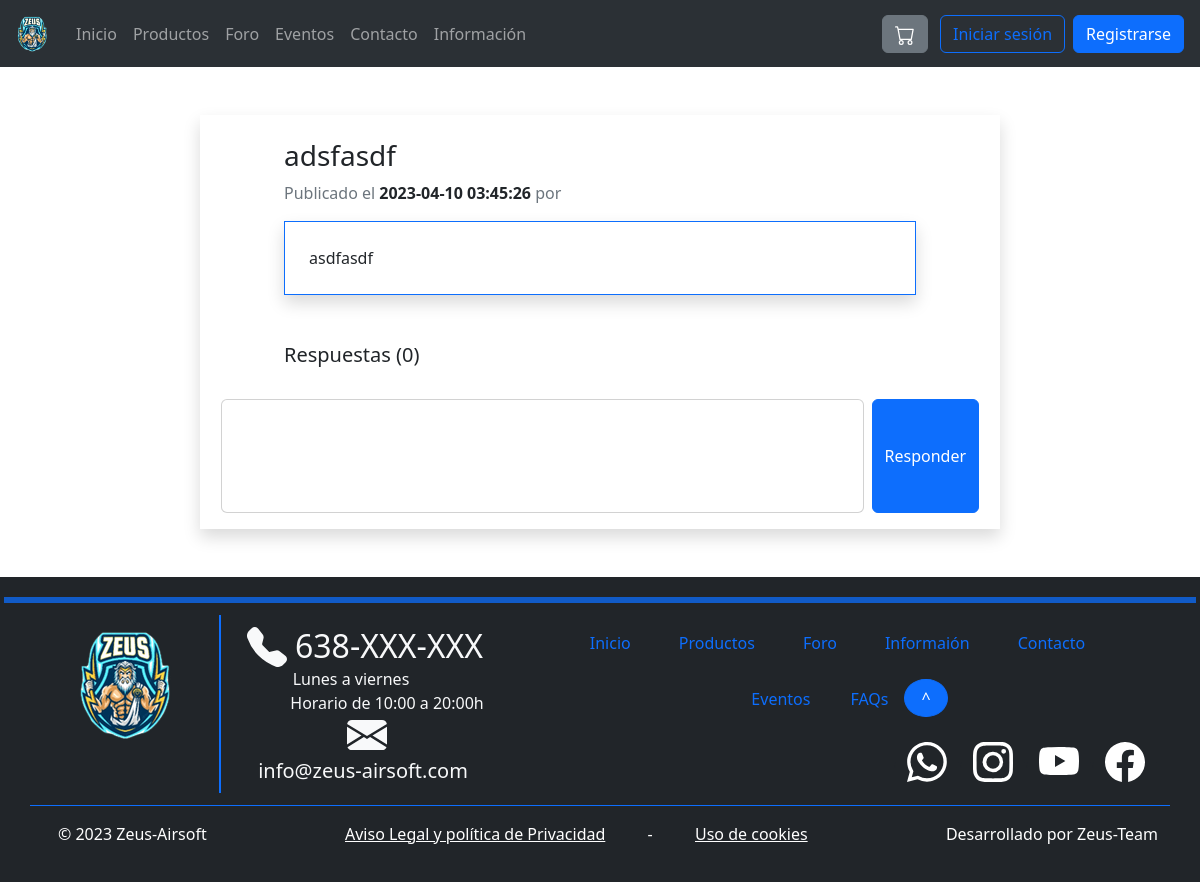
/question.php, run on an earlier commit of the app's database.
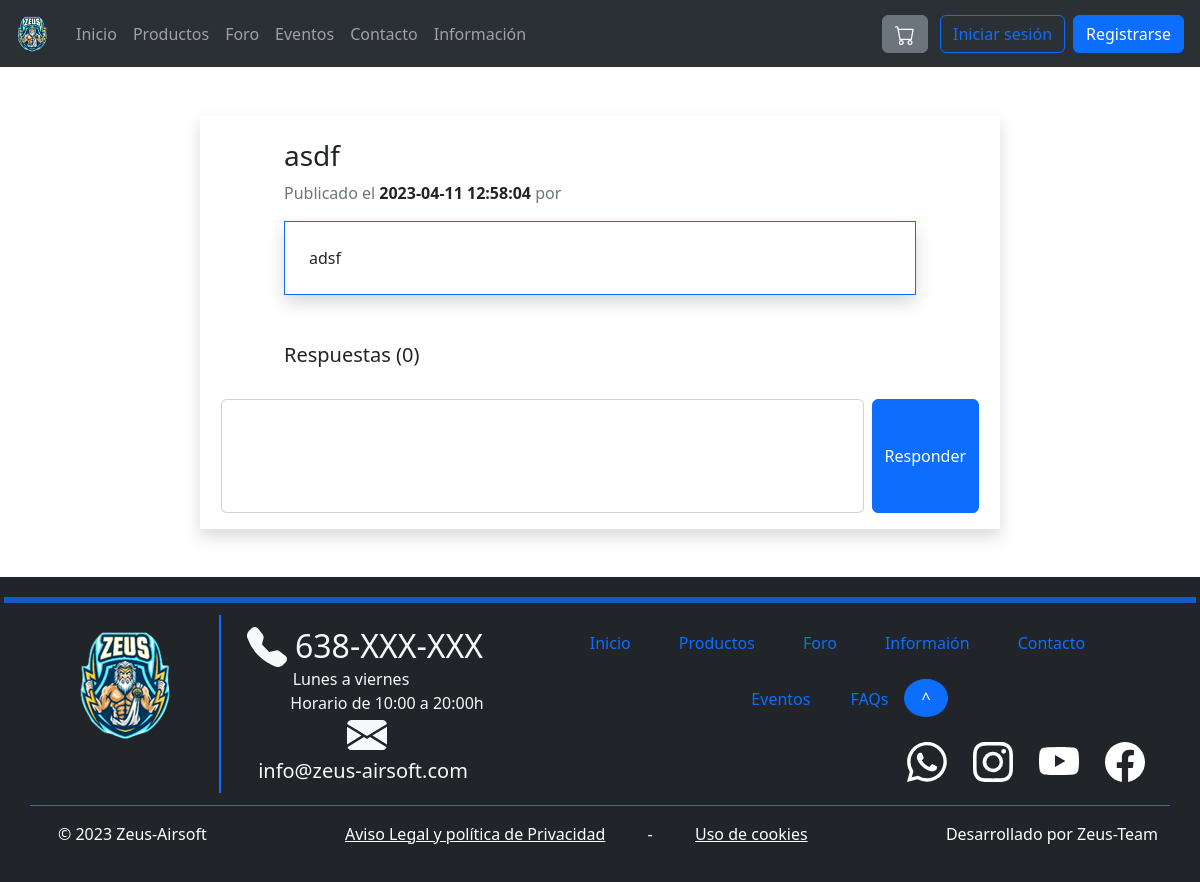
And on a later commit of the database.
### tables this page shows
CREATE TABLE `questions` (
  `id` int(11) NOT NULL,
  `title` varchar(255) NOT NULL,
  `message` text DEFAULT NULL,
  `creationDate` datetime NOT NULL DEFAULT current_timestamp()
);

### includes/config.php (called while the page is built, shortened)
<?php
spl_autoload_register(function ($class) {
	$namespaceLength = strlen(NAMESPACE_PREFIX);
	$relativeClass = substr($class, $namespaceLength);
	$file = INCLUDES_ROOT . '/' . str_replace('\\', '/', $relativeClass) . '.php';
});

### includes/database/databaseProxy.php (called while the page is built, shortened)
<?php
require_once 'includes/config.php';
class DatabaseProxy
{
    private $m_Connection;
    public function __construct($databaseOptions = array())
    {
        $databaseOptions = array_merge(self::DEFAULT_OPTIONS, $databaseOptions);
        $host = $databaseOptions[self::HOST_KEY];
        $name = $databaseOptions[self::DATABASE_NAME_KEY];
        $username = $databaseOptions[self::USERNAME_KEY];
        $password = $databaseOptions[self::PASSWORD_KEY];
        $PDOOptions = $databaseOptions[self::PDO_OPTIONS_KEY];
        try {
            $this->m_Connection = new PDO("mysql:host=$host;dbname=$name", $username, $password, $PDOOptions);
        } catch (PDOException $e) {
            die('PDO connection error: ' . $e->getMessage());
        }
    }
    public function prepare($query)
    {
        return $this->m_Connection->prepare($query);
    }
}

### includes/Application.php (called while the page is built, shortened)
<?php
require_once 'includes/config.php';
class Application
{
    private static $s_Instance;
    private $m_DatabaseProxy;
    private function __construct()
    {
        $this->m_DatabaseProxy = new DatabaseProxy();
    }
    public static function getInstance() : Application
    {
        if (!isset(self::$s_Instance))
            self::$s_Instance = new Application();
        return self::$s_Instance;
    }
    public function getDatabaseProxy() : DatabaseProxy
    {
        return $this->m_DatabaseProxy;
    }
}

### includes/DAO/DAO.php (called while the page is built, shortened)
<?php
require_once 'includes/config.php';
abstract class DAO
{
    protected $m_TableName;
    protected $m_DatabaseProxy;
    public function __construct($tableName)
    {
        $this->m_TableName = $tableName;
        $this->m_DatabaseProxy = Application::getInstance()->getDatabaseProxy();
    }
    public function read($id = null, $filters = array()): array
    {
        $filterConstraint = " WHERE ";
        $filterKeys = array_keys($filters);
        $numFilters = count($filters);
        for ($i = 0; $i < $numFilters; ++$i) {
            $filterConstraint .= "{$filterKeys[$i]} = :{$filterKeys[$i]}";
            if ($i < $numFilters - 1)
                $filterConstraint .= ' AND ';
        }
        $query = "SELECT * FROM {$this->m_TableName}" . ($numFilters > 0 ? $filterConstraint : '');
        $statement = $this->m_DatabaseProxy->prepare($query);
        $statement->execute();
        $results = array();
        foreach ($statement as $result)
            array_push($results, $this->createDTOFromArray($result));
        return $results;
    }
}

### includes/DAO/questionDAO.php (called while the page is built, shortened)
<?php
require_once 'includes/config.php';
class QuestionDAO extends DAO
{
    protected function createDTOFromArray($array): DTO
    {
        $id = $array[self::ID_KEY];
        $title = $array[self::TITLE_KEY];
        $message = $array[self::MESSAGE_KEY];
        $creationDate = $array[self::CREATION_DATE_KEY];
        return new QuestionDTO($id, $title, $message, $creationDate);
    }
}

### includes/DTO/questionDTO.php (called while the page is built, shortened)
<?php
require_once 'includes/config.php';
class QuestionDTO extends DTO
{
    private $m_Title;
    private $m_Message;
    private $m_Date;
    public function __construct($id, $title, $message, $date)
    {
        $this->m_Title = $title;
        $this->m_Message = $message;
        $this->m_Date = $date;
    }
    public function getTitle()
    {
        return $this->m_Title;
    }
    public function getMessage()
    {
        return $this->m_Message;
    }
    public function getCreationDate()
    {
        return $this->m_Date;
    }
}

### question.php (the view, shortened to what the changed rows need)
<?php
require_once 'includes/config.php';
$questionID = $_GET['questionID'];
$questionAuthor =  $_GET['author'];
$questionDAO = new QuestionDAO;
$questionDTOResults = $questionDAO->read($questionID);
$answerDAO = new AnswerDAO;
$error = "";
if (count($questionDTOResults) == 0) {
    $title = "Pregunta no encontrada";
    $error .= <<<HTML_ERROR
        <div class="alert alert-danger m-2 text-center">
            No existe esta pregunta
        </div>
        HTML_ERROR;
} else {
    $question = $questionDTOResults[0];
    $answers = $answerDAO->read();
}
?>
<div class="container col-lg-8 shadow my-5">
    <div class="mx-5 p-4">
        <h3><?= $question->getTitle(); ?></h3>
        <p class="text-sm"><span class="op-6 text-secondary">Publicado el <b class="text-dark"><?= $question->getCreationDate() ?></b><span class="text-secondary"> por </span><b class="text-dark"><?= $questionAuthor ?></b></span></p>
        <div class="card border-primary rounded-0 shadow mb-5">
            <div class="m-4">
                <?= $question->getMessage() ?>
            </div>
        </div>
        <h5 class="justify-content-start">Respuestas (<?= count($answers) ?>)</h5>
    </div>
</div>
<?php require_once PROJECT_ROOT . '/includes/templates/default_template.php'; ?>

What changed in the data, as far as the page shows it:
removed questions: title "adsfasdf", creationDate "2023-04-10 03:45:26", message "asdfasdf"
added questions: title "asdf", creationDate "2023-04-11 12:58:04", message "adsf"
